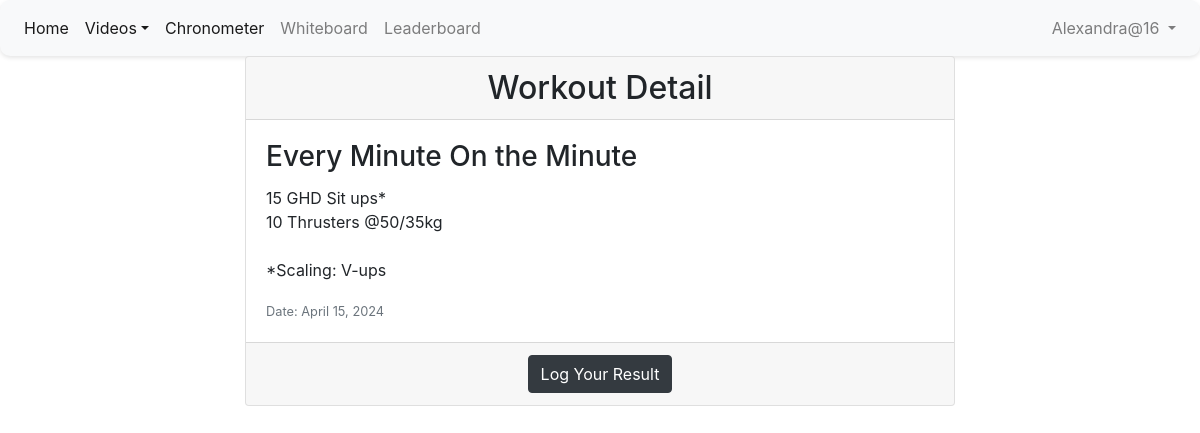
/workout/6/ (signed in), run on the app's committed database.
### crossfit/models.py (models this page shows, shortened)
class Profile(AbstractUser):
    gender = models.CharField(max_length=20)
    age = models.IntegerField(default=0)
    height = models.IntegerField(default=0)
    weight = models.FloatField(default=0)

class Workout(models.Model):
    TYPE_CHOICES = [
        ('AMRAP', 'As Many Rounds As Possible'),
        ('EMOM', 'Every Minute On the Minute'),
        ('FOR_TIME', 'For Time'),
    ]
    type = models.CharField(max_length=10, choices=TYPE_CHOICES)
    description = models.TextField()
    date = models.DateField()

### crossfit/views.py (the view)
# urls.py: path('workout/<int:pk>/', views.WorkoutDetailView.as_view(), name='workout_detail'),
class WorkoutDetailView(DetailView):
    model = Workout
    template_name = 'wkdetails.html'
    context_object_name = 'workout'

### templates/wkdetails.html (shortened to what this page needs)
{% extends 'base.html' %}
{% block content %}
<div class="container">
    <div class="row justify-content-center">
        <div class="col-md-8">
            <div class="card">
                <div class="card-header">
                    <h2 class="text-center mb-0">Workout Detail</h2>
                </div>
                <div class="card-body">
                    <h3 class="card-title">{{ workout.get_type_display }}</h3>
                    <p class="card-text" style="white-space: pre-line;">{{ workout.description }}</p>
                    <p class="card-text"><small class="text-muted">Date: {{ workout.date }}</small></p>
                </div>
                <div class="card-footer text-center">
                    <a href="{% url 'submit_workout_response' workout_id=workout.id %}" class="btn btn-dark">Log Your Result</a>
                </div>
            </div>
        </div>
    </div>
</div>
{% endblock %}

### templates/navbar.html (shortened to what this page needs)
<nav class="navbar navbar-expand-lg navbar-light bg-light">
    <div class="collapse navbar-collapse" id="navbarNav">
        <ul class="navbar-nav mr-auto">
            <li class="nav-item active">
                <a class="nav-link" href="{% url 'home' %}">Home</a>
            </li>
            <li class="nav-item active">
                <a class="nav-link dropdown-toggle" href="#" id="navbarDropdownMenuLink" role="button"
                   data-toggle="dropdown" aria-haspopup="true" aria-expanded="false">Videos</a>
            </li>
            <li class="nav-item active">
                <a class="nav-link" href={% url 'chronometer' %}>Chronometer</a>
            </li>
            {% if request.user.is_authenticated %}
                <li class="nav-item">
                    <a class="nav-link" href="{% url 'workout_list' %}">Whiteboard</a>
                </li>
                <li class="nav-item">
                    <a class="nav-link" href="{% url 'leaderboard' %}">Leaderboard</a>
                </li>
            {% endif %}
        </ul>
        <ul class="navbar-nav">
            {% if request.user.is_authenticated %}
                <li class="nav-item dropdown">
                    <a class="nav-link dropdown-toggle" href="#" id="navbarDropdownMenuLink" role="button"
                       data-toggle="dropdown" aria-haspopup="true" aria-expanded="false">
                        {{ request.user.username }}
                    </a>
                </li>
            {% endif %}
        </ul>
    </div>
</nav>

### templates/navbar.html (style rules this page uses)
.navbar { background-color: #fff; box-shadow: 0 2px 4px rgba(0, 0, 0, 0.1); border-radius: 10px; }
.navbar-nav .nav-link { color: #000; position: relative; }
.navbar-nav .nav-link:before { content: ''; position: absolute; bottom: -2px; left: 0; width: 0; height: 2px; background-color: yellowgreen; transition: width 0.3s ease; }

### data on the page
Profile: user.username "Alexandra@16"
Workout: type "Every Minute On the Minute", description "15 GHD Sit ups* 10 Thrusters @50/35kg *Scaling: V-ups", date "April 15, 2024"
